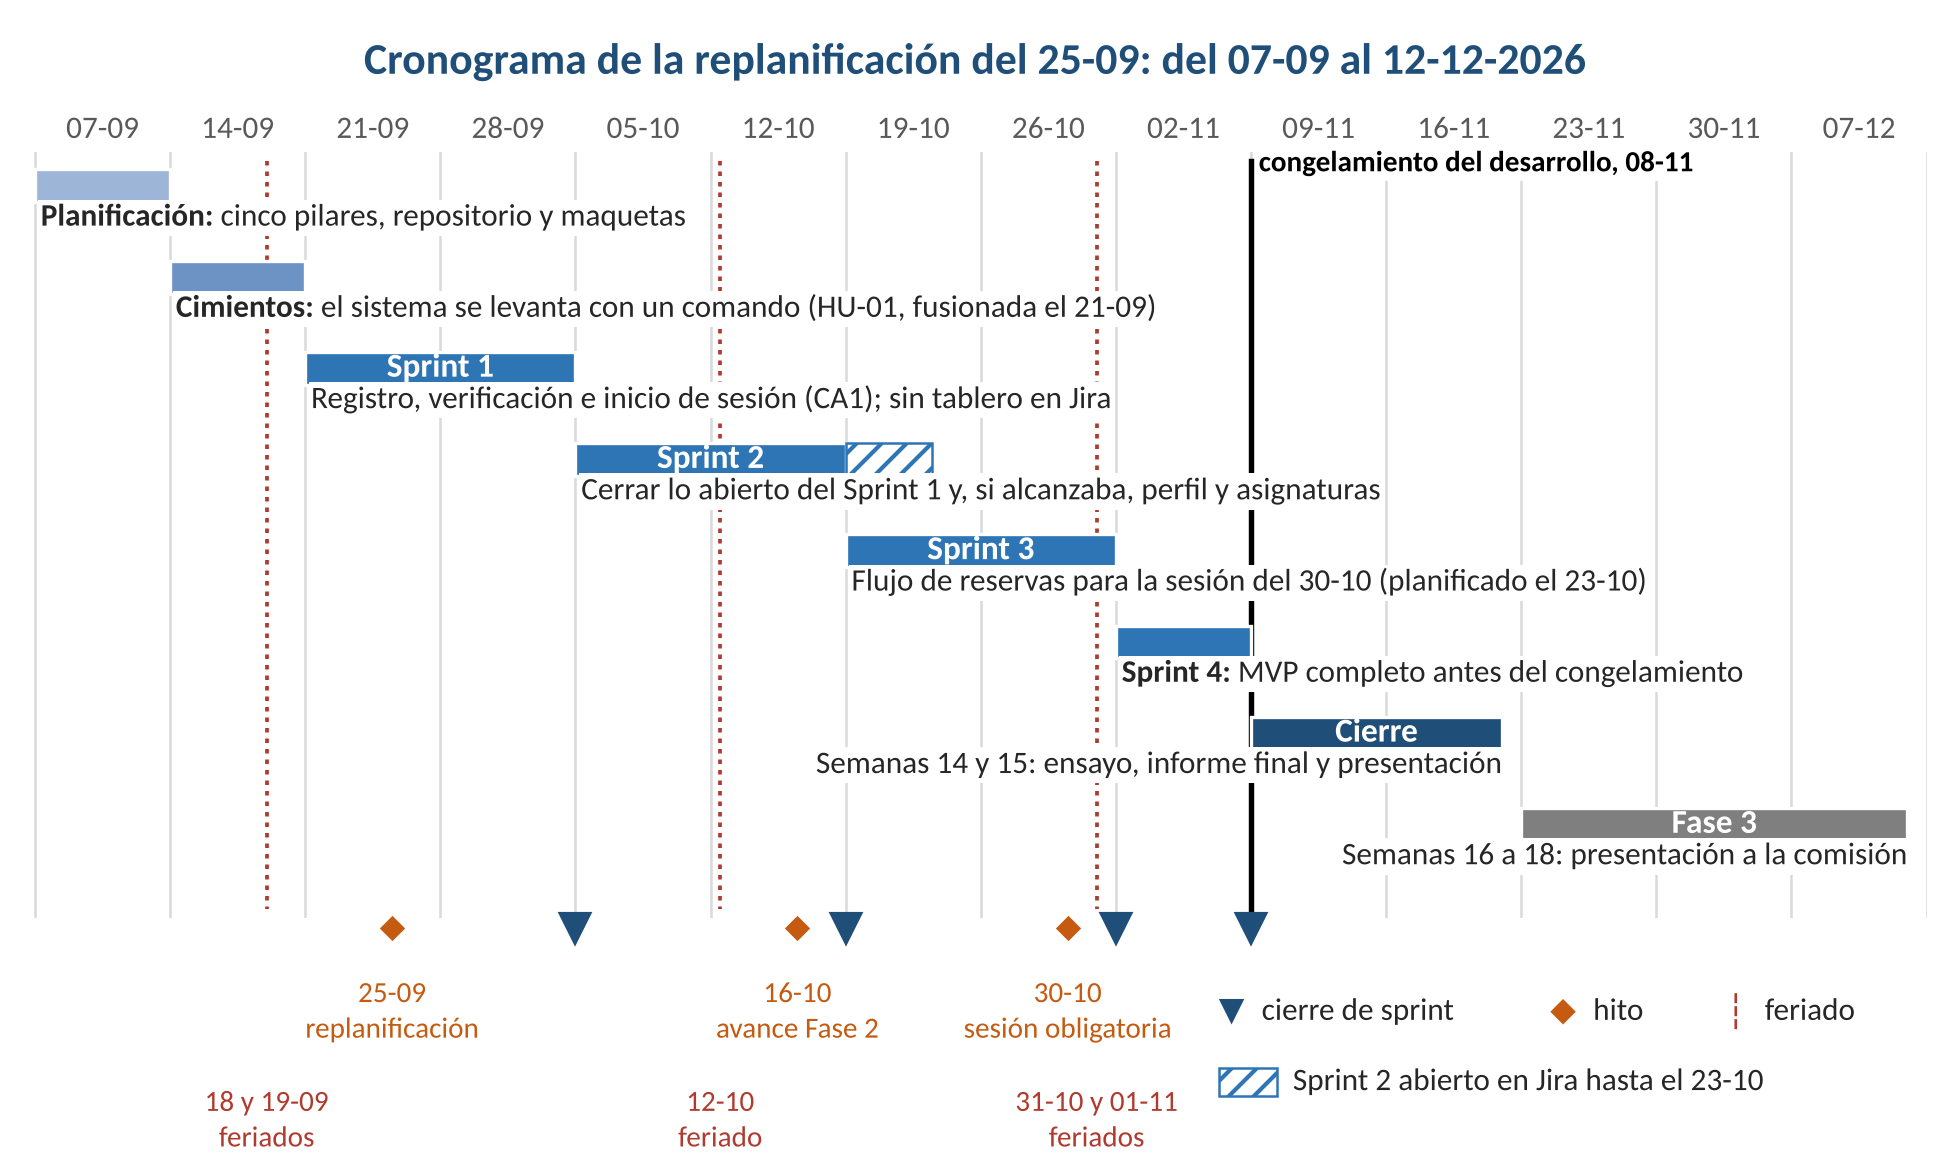

The Python source for this figure:
"""Figura 4 del Pilar 4 (versión 2.0): cronograma de la replanificación del 25-09-2026.

Fuentes de los datos (al 02-11-2026):
- Calendario: replanificación del 25-09 (Pilar 4, sección 1), cuatro sprints y
  congelamiento del desarrollo el 08-11; semanas 14 y 15 (cierre) y Fase 3
  (semanas 16 a 18).
- Fechas de Jira: Sprint 2 cerrado el 23-10; Sprint 3 planificado el 23-10 y
  cerrado el 02-11.
- Hitos: 16-10 (avance de la Fase 2) y 30-10 (sesión obligatoria con el profesor).
- Feriados: Pilar 4, sección 1.2.

Uso: python 07_cronograma.py  (escribe 07_cronograma.png junto a este archivo).
El tamaño de la figura es el de la página (6,5 pulgadas de ancho), así que los puntos
de letra son los del documento: ninguno baja de 7 pt.
"""

from datetime import date, timedelta
from pathlib import Path

import matplotlib

matplotlib.use("Agg")
import matplotlib.dates as mdates
import matplotlib.pyplot as plt
from matplotlib import font_manager
from matplotlib.patches import Rectangle

AQUI = Path(__file__).resolve().parent

_DISPONIBLES = {f.name for f in font_manager.fontManager.ttflist}
plt.rcParams["font.family"] = [
    f for f in ("Carlito", "Calibri", "DejaVu Sans") if f in _DISPONIBLES
]

AZUL_TITULO = "#1F4E79"
TINTA = "#262626"
TINTA_2 = "#595959"
GRILLA = "#D9D9D9"
FERIADO = "#B03A2E"

# Fases: nombre, inicio, fin (inclusive), color, descripción y si la descripción
# se alinea a la derecha
FASES = [
    (
        "Planificación",
        date(2026, 9, 7),
        date(2026, 9, 13),
        "#9DB5D6",
        "cinco pilares, repositorio y maquetas",
        False,
    ),
    (
        "Cimientos",
        date(2026, 9, 14),
        date(2026, 9, 20),
        "#6C93C4",
        "el sistema se levanta con un comando (HU-01, fusionada el 21-09)",
        False,
    ),
    (
        "Sprint 1",
        date(2026, 9, 21),
        date(2026, 10, 4),
        "#2E75B6",
        "Registro, verificación e inicio de sesión (CA1); sin tablero en Jira",
        False,
    ),
    (
        "Sprint 2",
        date(2026, 10, 5),
        date(2026, 10, 18),
        "#2E75B6",
        "Cerrar lo abierto del Sprint 1 y, si alcanzaba, perfil y asignaturas",
        False,
    ),
    (
        "Sprint 3",
        date(2026, 10, 19),
        date(2026, 11, 1),
        "#2E75B6",
        "Flujo de reservas para la sesión del 30-10 (planificado el 23-10)",
        False,
    ),
    (
        "Sprint 4",
        date(2026, 11, 2),
        date(2026, 11, 8),
        "#2E75B6",
        "MVP completo antes del congelamiento",
        False,
    ),
    (
        "Cierre",
        date(2026, 11, 9),
        date(2026, 11, 21),
        "#1F4E79",
        "Semanas 14 y 15: ensayo, informe final y presentación",
        True,
    ),
    (
        "Fase 3",
        date(2026, 11, 23),
        date(2026, 12, 12),
        "#7F7F7F",
        "Semanas 16 a 18: presentación a la comisión",
        True,
    ),
]

INICIO = date(2026, 9, 7)
FIN = date(2026, 12, 14)
CIERRES = [date(2026, 10, 4), date(2026, 10, 18), date(2026, 11, 1), date(2026, 11, 8)]
HITOS = [
    (date(2026, 9, 25), "25-09\nreplanificación"),
    (date(2026, 10, 16), "16-10\navance Fase 2"),
    (date(2026, 10, 30), "30-10\nsesión obligatoria"),
]
FERIADOS = [
    (date(2026, 9, 18), date(2026, 9, 19), "18 y 19-09"),
    (date(2026, 10, 12), date(2026, 10, 12), "12-10"),
    (date(2026, 10, 31), date(2026, 11, 1), "31-10 y 01-11"),
]


def x(d, hora=0.0):
    return mdates.date2num(d) + hora / 24.0


def main():
    fig = plt.figure(figsize=(6.5, 3.9), dpi=300)
    ax = fig.add_axes([0.012, 0.215, 0.976, 0.655])
    n = len(FASES)
    ax.set_xlim(x(INICIO) - 0.6, x(FIN))
    ax.set_ylim(n - 0.15, -0.55)
    ax.axis("off")

    # Grilla semanal (lunes) y etiquetas de fecha arriba
    lunes = INICIO
    while lunes <= FIN:
        ax.axvline(x(lunes), color=GRILLA, lw=0.6, zorder=0)
        if lunes < FIN:
            ax.text(
                x(lunes) + 3.5,
                -0.62,
                lunes.strftime("%d-%m"),
                ha="center",
                va="bottom",
                fontsize=7.5,
                color=TINTA_2,
            )
        lunes += timedelta(days=7)

    # Feriados
    for d1, d2, _ in FERIADOS:
        xm = (x(d1) + x(d2 + timedelta(days=1))) / 2
        ax.plot(
            [xm, xm],
            [-0.45, n - 0.25],
            color=FERIADO,
            lw=0.9,
            ls=(0, (1.2, 1.6)),
            zorder=1,
        )

    # Congelamiento del desarrollo: fin del 08-11
    xc = x(date(2026, 11, 9))
    ax.plot([xc, xc], [-0.45, n - 0.25], color="#000000", lw=1.3, zorder=3)

    # Barras de cada fase
    for i, (nombre, d1, d2, color, desc, derecha) in enumerate(FASES):
        x1, x2 = x(d1), x(d2 + timedelta(days=1))
        ax.add_patch(
            Rectangle(
                (x1, i - 0.36),
                x2 - x1,
                0.36,
                facecolor=color,
                edgecolor="white",
                lw=0.8,
                zorder=4,
            )
        )
        ancho_dias = x2 - x1
        caja = dict(
            boxstyle="square,pad=0.08", facecolor="white", edgecolor="none", alpha=1.0
        )
        if ancho_dias >= 7.5 and nombre not in ("Planificación", "Cimientos"):
            ax.text(
                (x1 + x2) / 2 if ancho_dias >= 9 else x1 + 0.5,
                i - 0.18,
                nombre,
                ha="center" if ancho_dias >= 9 else "left",
                va="center",
                fontsize=8,
                color="white",
                fontweight="bold",
                zorder=5,
            )
            texto = desc
            negrita = None
        else:
            # Barra corta: el nombre va en negrita al comienzo de la descripción
            texto = desc
            negrita = nombre + ": "
        xt = x2 if derecha else x1 + 0.3
        ha = "right" if derecha else "left"
        if negrita:
            t1 = ax.text(
                xt,
                i + 0.17,
                negrita,
                ha=ha,
                va="center",
                fontsize=7.5,
                color=TINTA,
                fontweight="bold",
                zorder=7,
                bbox=caja,
            )
            fig.canvas.draw()
            bb = t1.get_window_extent().transformed(ax.transData.inverted())
            ax.text(
                bb.x1,
                i + 0.17,
                texto,
                ha="left",
                va="center",
                fontsize=7.5,
                color=TINTA,
                zorder=7,
                bbox=caja,
            )
        else:
            ax.text(
                xt,
                i + 0.17,
                texto,
                ha=ha,
                va="center",
                fontsize=7.5,
                color=TINTA,
                zorder=7,
                bbox=caja,
            )
        # Sprint 2: siguió abierto en Jira hasta el 23-10
        if nombre == "Sprint 2":
            xa, xb = x(date(2026, 10, 19)), x(date(2026, 10, 23), 11)
            ax.add_patch(
                Rectangle(
                    (xa, i - 0.36),
                    xb - xa,
                    0.36,
                    facecolor="white",
                    edgecolor=color,
                    hatch="////",
                    lw=0.6,
                    zorder=4,
                )
            )

    # Cierres de sprint (triángulos) e hitos (rombos) en la franja de abajo
    yb = n - 0.05
    for d in CIERRES:
        ax.plot(
            x(d + timedelta(days=1)),
            yb,
            marker="v",
            ms=6.5,
            color=AZUL_TITULO,
            zorder=6,
            clip_on=False,
        )
    for d, _ in HITOS:
        ax.plot(
            x(d, 12),
            yb,
            marker="D",
            ms=5.2,
            color="#C55A11",
            mec="white",
            mew=0.8,
            zorder=6,
            clip_on=False,
        )

    fig.text(
        0.5,
        0.965,
        "Cronograma de la replanificación del 25-09: del 07-09 al 12-12-2026",
        ha="center",
        va="top",
        fontsize=10.5,
        color=AZUL_TITULO,
        fontweight="bold",
    )

    # Rótulos de abajo: hitos, feriados y congelamiento (en coordenadas de la figura)
    trans = ax.transData + fig.transFigure.inverted()

    def fx(xd):
        return trans.transform((xd, 0))[0]

    for d, rot in HITOS:
        fig.text(
            fx(x(d, 12)), 0.165, rot, ha="center", va="top", fontsize=7, color="#C55A11"
        )
    for d1, d2, rot in FERIADOS:
        xm = (x(d1) + x(d2 + timedelta(days=1))) / 2
        fig.text(
            fx(xm),
            0.072,
            rot + "\nferiado" + ("s" if d1 != d2 else ""),
            ha="center",
            va="top",
            fontsize=7,
            color=FERIADO,
        )
    # Congelamiento: rótulo arriba de la línea
    ax.text(
        xc + 0.4,
        -0.42,
        "congelamiento del desarrollo, 08-11",
        ha="left",
        va="center",
        fontsize=7,
        color="#000000",
        fontweight="bold",
        zorder=7,
        bbox=dict(boxstyle="square,pad=0.08", facecolor="white", edgecolor="none"),
    )

    # Leyenda, abajo a la derecha
    lx, ly1, ly2 = 0.625, 0.135, 0.075
    fig.text(lx, ly1, "▼", ha="left", va="center", fontsize=8, color=AZUL_TITULO)
    fig.text(
        lx + 0.022,
        ly1,
        "cierre de sprint",
        ha="left",
        va="center",
        fontsize=7.5,
        color=TINTA,
    )
    fig.text(lx + 0.17, ly1, "◆", ha="left", va="center", fontsize=8, color="#C55A11")
    fig.text(lx + 0.192, ly1, "hito", ha="left", va="center", fontsize=7.5, color=TINTA)
    fig.text(lx + 0.26, ly1, "┆", ha="left", va="center", fontsize=8, color=FERIADO)
    fig.text(
        lx + 0.28, ly1, "feriado", ha="left", va="center", fontsize=7.5, color=TINTA
    )
    fig.patches.append(
        Rectangle(
            (lx, ly2 - 0.012),
            0.03,
            0.024,
            transform=fig.transFigure,
            facecolor="white",
            edgecolor="#2E75B6",
            hatch="////",
            lw=0.6,
        )
    )
    fig.text(
        lx + 0.038,
        ly2,
        "Sprint 2 abierto en Jira hasta el 23-10",
        ha="left",
        va="center",
        fontsize=7.5,
        color=TINTA,
    )

    salida = AQUI / "07_cronograma.png"
    fig.savefig(salida, dpi=300, facecolor="white")
    print(salida)


if __name__ == "__main__":
    main()
